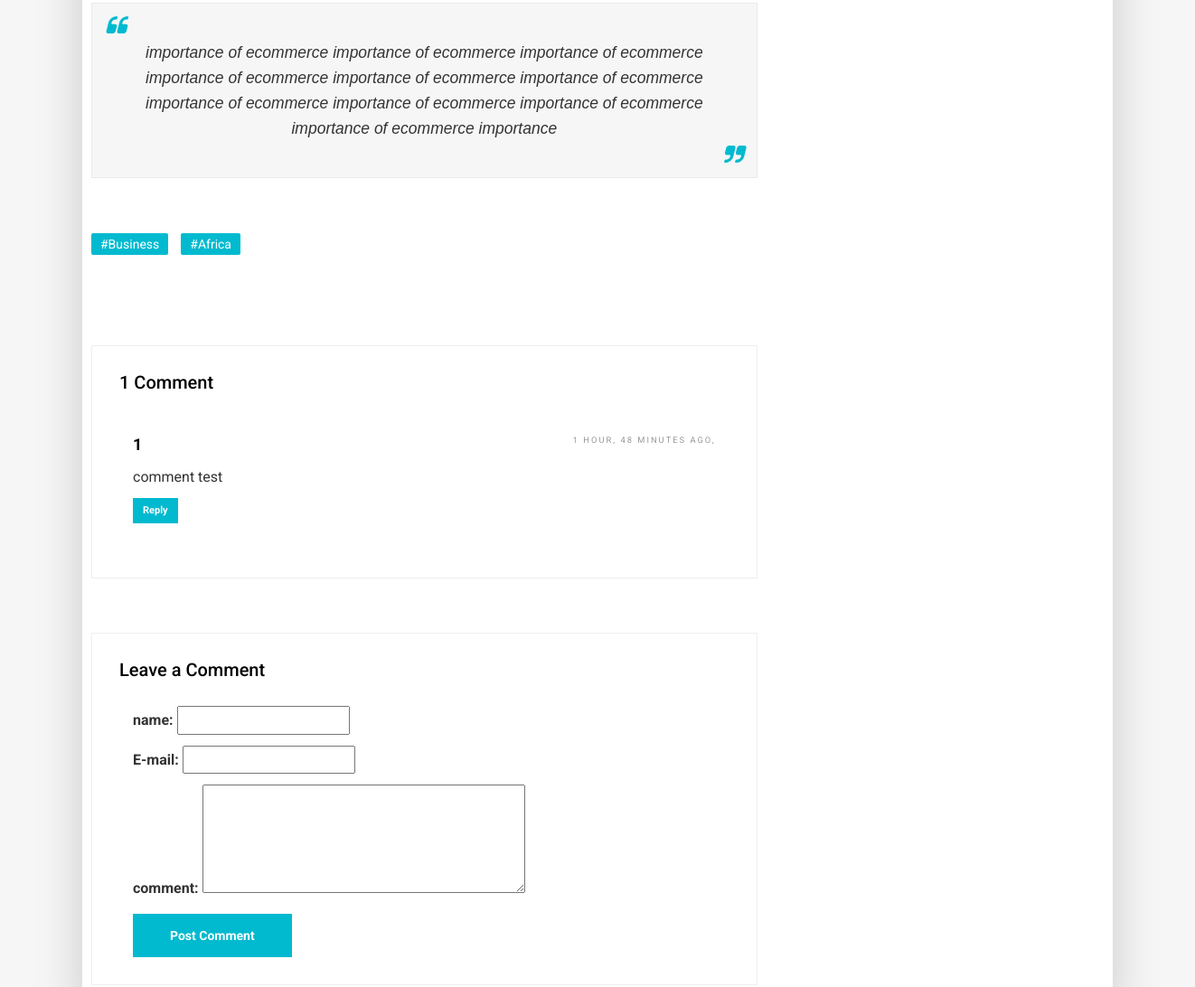
The page /detail/4 (middle part) on the database as committed earlier.
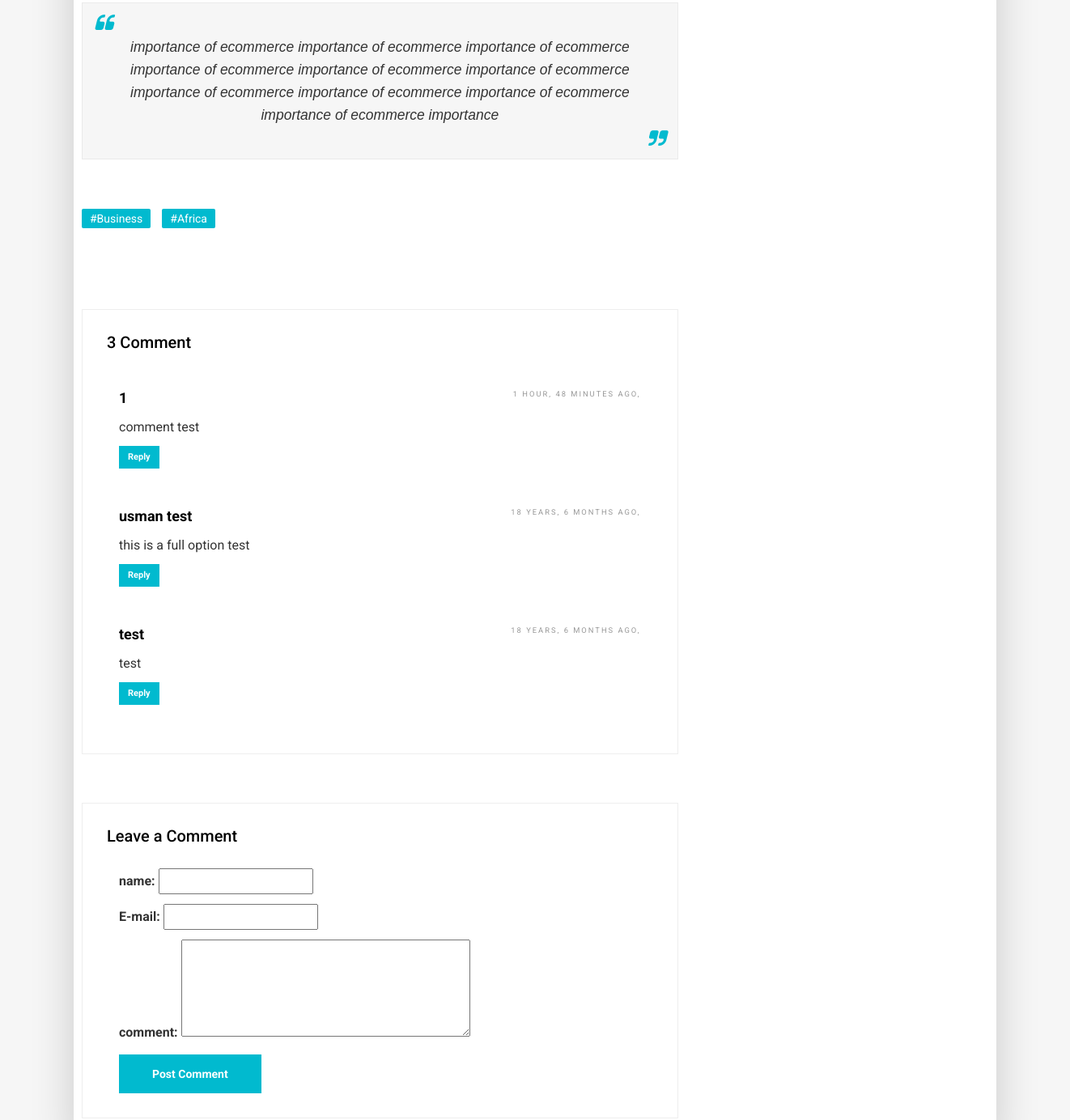
The same page on the database as committed later.
### comments/models.py (models this page shows, shortened)
class Comment(models.Model):
    user = models.CharField(max_length=100, default=1)
    email = models.CharField(max_length=100,blank=False)
    content_type = models.ForeignKey(ContentType,on_delete=models.CASCADE)
    object_id = models.PositiveIntegerField()
    content_object = GenericForeignKey('content_type','object_id')
    parent = models.ForeignKey("self", null=True,blank=True,on_delete=models.CASCADE)
    content = models.TextField()
    timestamp = models.DateTimeField(auto_now_add=True)
    objects =CommentManager()
    class Meta:
        ordering = ['-timestamp']

### Article/views.py (the view, shortened to what this page needs)
# urls.py: path('detail/<int:id>', views.detail, name='detail'),
def detail(request,id):
    instance = get_object_or_404(Article,pk=id)
    total_views = r.incr('instance:{}:views'.format(instance.id))
    r.zincrby('instance_ranking', instance.id, 1)
    initial_data={
        'content_type': instance.get_content_type,
        'object_id': instance.id
    }
    form = CommentForm(request.POST or None, initial=initial_data)
    comments = instance.comments
    context={
        'title': instance.title,
        'instance':instance,
        'comments': comments,
        'comment_form':form,
        'total_views':total_views,
    }
    return render(request,'blog/detail_view.html',context)

### comments/forms.py
class CommentForm(forms.Form):
    content_type = forms.CharField(widget=forms.HiddenInput)
    object_id = forms.IntegerField(widget=forms.HiddenInput)
    user = forms.CharField(label='name')
    email = forms.CharField(label='E-mail',widget=forms.EmailInput)
    content = forms.CharField(label='comment',widget=forms.Textarea)

### Article/models.py (called while the page is built)
    def get_absolute_url(self):
        return reverse('category_list', args=[self.slug])

    def __str__(self):
        return self.name

    @property
    def comments(self):
        instance = self
        qs = Comment.objects.filter_by_instance(instance)
        return qs

    @property
    def get_content_type(self):
        instance = self
        content_type = ContentType.objects.get_for_model(instance.__class__)
        return content_type

### comments/models.py (called while the page is built)
    def filter_by_instance(self, instance):
        content_type = ContentType.objects.get_for_model(instance.__class__)
        obj_id = instance.id
        qs = super(CommentManager, self).filter(content_type=content_type, object_id=obj_id).filter(parent=None)
        return qs

### templates/blog/detail_view.html (shortened to what this page needs)
{% extends 'base.html' %}
{% load static %}
{% block content %}
<section class="section gb nopadtop">
            <div class="container">
                <div class="boxed">
                    <div class="row">
                        <div class="col-md-8">
                            <div class="content blog-list">
                                <div class="blog-wrapper clearfix">
                                    <div class="blog-desc-big">
                                        {% if instance.blockquote5 %}
<blockquote class="text-center">
  {{ instance.blockquote5}}
</blockquote>
{% endif %}
                                        {% if instance.tags %}
                                        <div class="tags-widget">
                                            <ul class="list-inline">
                                                {% for tag in instance.tags.all %}
                                    <li><a href="{% url 'tagged' tag.slug%}">{{ tag.name}}</a></li>
                                    {% endfor %}
                                            </ul>
                                        </div>
                                        {% endif %}
                                    </div>
                                </div>
                            </div>
                            <div class="content boxed-comment clearfix">
                                <h3 class="small-title">{{ comments.count }} Comment</h3>
                                <div class="comments-list">
                                    {% for comment in comments %}
                                    <div class="media">
                                        <p class="pull-right"><small>{{ comment.timestamp|timesince}} ago,</small></p>
                                        <div class="media-body">
                                            <h4 class="media-heading user_name">{{ comment.user}}</h4>
                                            <p>{{ comment.content }}</p>
                                            <a href="#" class="btn btn-primary btn-sm">Reply</a>
                                        </div>
                                    </div>
                                    {% endfor %}
                                </div>
                            </div>
                            <div class="content boxed-comment clearfix">
                                <h3 class="small-title">Leave a Comment</h3>
                                <form class="big-contact-form" name="contactForm" id="contactForm" method="post">
                                    <div class="col-md-12">
                                        {{ comment_form.as_p }}
                                            <input  class="btn btn-primary" type="submit" value="Post Comment">
                                    </div>
                                </form>
                            </div>
                        </div>
                    </div>
                </div>
            </div>
        </section>
{% endblock %}

Rows that differ between the two databases and show on the page:
added Comment: timestamp "18 YEARS, 6 MONTHS", user "usman test", content "this is a full option test"
added Comment: timestamp "18 YEARS, 6 MONTHS", user "test", content "test"
Other text that changed with them:
{{ comments.count }}: "1" → "3"
